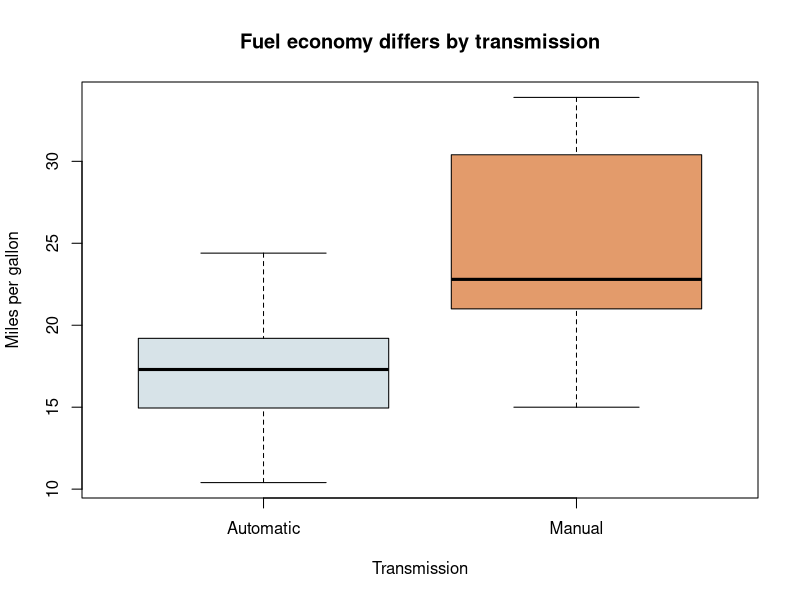

This chart was generated by the following R code:
## ---- chunk 1
#| message: false
#| warning: false

data(mtcars)
cars <- transform(
    mtcars,
    transmission = factor(am, levels = c(0, 1), labels = c("Automatic", "Manual"))
)
head(cars[, c("mpg", "cyl", "wt", "transmission")])
## ---- chunk 2
group_means <- aggregate(mpg ~ transmission, data = cars, FUN = mean)
group_means$mpg <- round(group_means$mpg, 1)
group_means
## ---- chunk 3
#| label: fig-mtcars-mpg
#| fig-cap: "Fuel economy by transmission type in the mtcars dataset."
boxplot(
    mpg ~ transmission,
    data = cars,
    col = c("#d7e3e8", "#e39b6b"),
    xlab = "Transmission",
    ylab = "Miles per gallon",
    main = "Fuel economy differs by transmission"
)
## ---- chunk 4
cor(cars$mpg, cars$wt)
